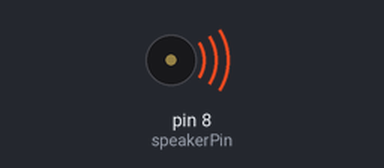
The sketch below on a simulated Arduino Uno, built with avr-gcc and run on an emulated ATmega328P. Parts: buzzer (waves = sounding).

Above: at 0.2 s.
At 4.5 s:
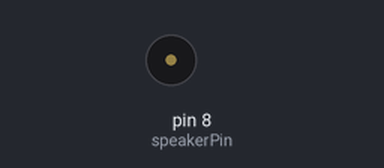
Timing chart, 0 to 6.5 s (numbered marks = the images above):
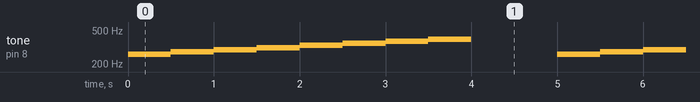

Measured:
- by itself, tone on pin 8 (speakerPin): repeats every 5.0 s: 277 Hz 0.50 s, 294 Hz 0.50 s, 311 Hz 0.50 s, 330 Hz 0.50 s, 349 Hz 0.50 s, 370 Hz 0.50 s, 392 Hz 0.50 s, silent 1.0 s, 261 Hz 0.50 s

The sketch:

tones.ino
```cpp
int speakerPin = 8; //스피커 핀 설정

int numTones = 8; //for문 반복수 설정 : 톤의 개수
//도레미파솔라시도 진동수 배열로 저장
int tones[] = {261, 277, 294, 311, 330, 349, 370, 392};

void setup() {

}

void loop() {
  //도레미파솔라시도 순서대로 소리 나오도록
  for(int i=0; i<numTones; i++) {
    tone(speakerPin, tones[i]); //tone함수 : tone(출력핀, 진동수)
    delay(500);
  }
  noTone(speakerPin); //소리 재생 모두 정지
  delay(1000);
}
```
